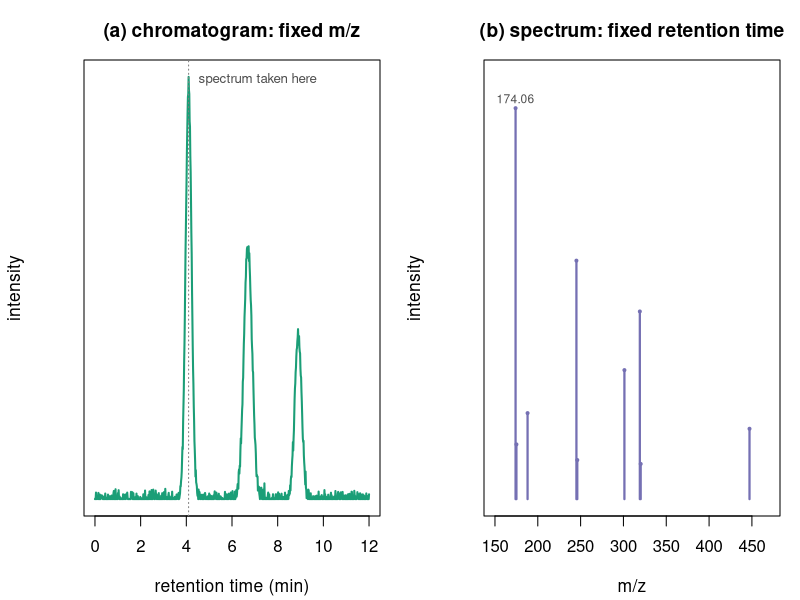

Reproduce this figure in R.
#!/usr/bin/env Rscript
## ===========================================================================
## Background (Ch2) figure: the two orthogonal views of LC-MS data.
## A single LC-MS injection is a 3-D surface (retention time x m/z x intensity).
## A *chromatogram* is a horizontal slice at fixed m/z (intensity over time);
## a *spectrum* is a vertical slice at fixed retention time (intensity over m/z).
## Illustrative synthetic data; no download required.
## Output: thesis/graphics/spectrum_vs_chromatogram.png
## ===========================================================================
set.seed(1)
out <- "thesis/graphics/spectrum_vs_chromatogram.png"
png(out, width = 2400, height = 1050, res = 240)
par(mfrow = c(1, 2), mar = c(4.2, 4.2, 3, 1), cex.lab = 1.05, cex.main = 1.15)

## --- (a) chromatogram: intensity over retention time at a fixed m/z ---------
rt <- seq(0, 12, length.out = 800)
gauss <- function(x, mu, s, a) a * exp(-(x - mu)^2 / (2 * s^2))
eic <- gauss(rt, 4.1, 0.13, 1) + gauss(rt, 6.7, 0.18, 0.62) +
       gauss(rt, 8.9, 0.15, 0.40) + rnorm(length(rt), 0, 0.01)
eic[eic < 0] <- 0
plot(rt, eic, type = "l", lwd = 2, col = "#1B9E77",
     xlab = "retention time (min)", ylab = "intensity",
     main = "(a) chromatogram: fixed m/z", yaxt = "n")
abline(v = 4.1, lty = 3, col = "grey50")
text(4.1, 1.02, "spectrum taken here", pos = 4, cex = 0.8, col = "grey30")

## --- (b) spectrum: intensity over m/z at a fixed retention time -------------
mz  <- c(174.06, 175.06, 188.07, 245.11, 246.11, 301.14, 319.15, 320.15, 447.20)
int <- c(1.00,   0.14,   0.22,   0.61,   0.10,   0.33,   0.48,   0.09,   0.18)
plot(NA, xlim = c(150, 470), ylim = c(0, 1.08),
     xlab = "m/z", ylab = "intensity",
     main = "(b) spectrum: fixed retention time", yaxt = "n")
segments(mz, 0, mz, int, lwd = 2.2, col = "#7570B3")
points(mz, int, pch = 20, cex = 0.6, col = "#7570B3")
text(174.06, 1.00, "174.06", pos = 3, cex = 0.72, col = "grey30", offset = 0.25)
dev.off()
message("Wrote ", out)
